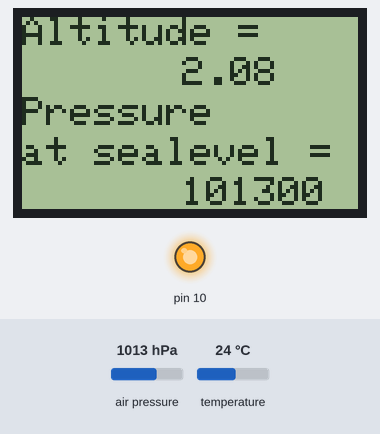
The sketch below on a simulated Arduino Uno, built with avr-gcc and run on an emulated ATmega328P. Shown: 84×48 one-colour display, output pins drawn as LEDs (lit = HIGH). The inputs (shaded band) are chosen by the test bench; at power-on: air pressure 1013 hPa, temperature 24 °C.

Above: at 1.8 s.
1.9 s: air pressure set to 952 hPa
At 2.7 s:
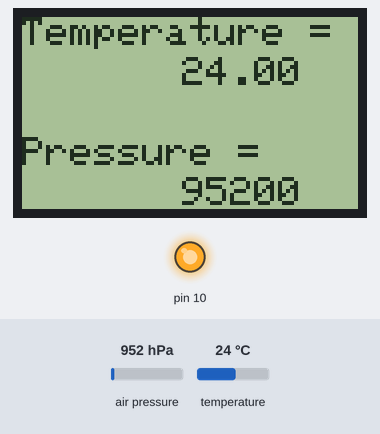
7.9 s: temperature set to 12 °C
At 9.0 s:
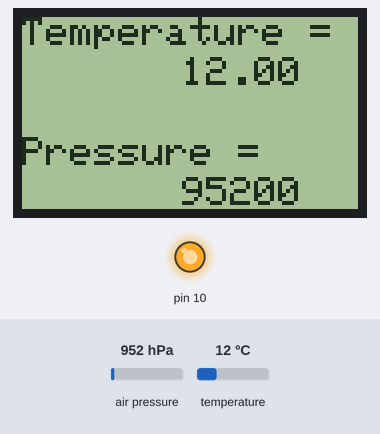
10.7 s: air pressure set to 975 hPa
At 11.8 s:
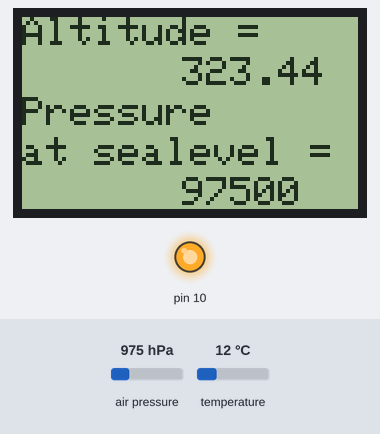
13.8 s: temperature set to 19 °C
At 15.1 s:
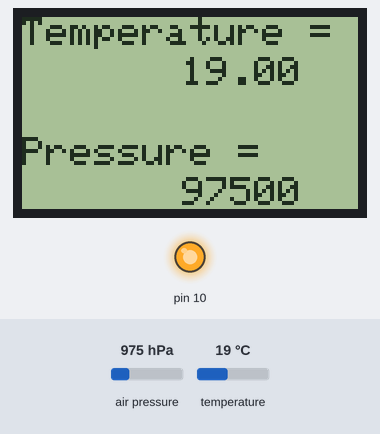
Timing chart, 0 to 16.8 s (numbered marks = the images above; inputs shaded):
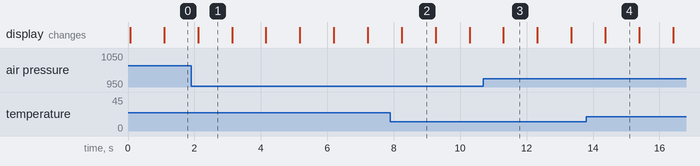

The sketch:

14.ino
```cpp
// 10K Ohm potentiometer on A0
#include <SPI.h>
#include <Wire.h>
#include <Adafruit_BMP085.h>
#include <Adafruit_GFX.h>
#include <Adafruit_PCD8544.h>

//   PINS                                   CLK, DIN, DC, CE, RST
Adafruit_PCD8544 display = Adafruit_PCD8544(7,   6,   5,  4,  3);

Adafruit_BMP085 bmp;

void setup()   {
  SPI.begin();
  Wire.begin();
  bmp.begin();
  Serial.begin(9600);
  display.begin();      // Initialise display
  int con = 55;         // Change up or down by 1 to get
  int bias = 4;         // the best settings for your display
  display.setBias(bias);
  display.setContrast(con);
  display.clearDisplay();
  display.setCursor(0,5);
  display.println("Project Turkey");
  display.setCursor(0,15);
  display.print("BMP180");
  display.setCursor(17,40);
  display.print("Weather");
  display.display();  // Static parts of screen written at this point
}
// ++++++++++++Main Loop ++++++++++++++
void loop() {
  display.clearDisplay();
  display.setCursor(0,0);
  display.println("Temperature =");
  display.setCursor(40,10);
  display.println(bmp.readTemperature());

  display.setCursor(0,30);
  display.println("Pressure =");
  display.setCursor(40,40);
  display.println(bmp.readPressure());

  display.display();
  delay(1000);

  display.clearDisplay();
  display.setCursor(0,0);
  display.println("Altitude =");
  display.setCursor(40,10);
  display.println(bmp.readAltitude());

  display.setCursor(0,20);
  display.println("Pressure");
  display.setCursor(0,30);
  display.println("at sealevel =");
  display.setCursor(40,40);
  display.println(bmp.readSealevelPressure());

  display.display();
  delay(1000);
}
```

Measured:
- after the input at 1.9 s, the display: changes after 0.21 s (image 1)
- after the input at 7.9 s, the display: changes after 0.34 s (image 2)
- after the input at 10.7 s, the display: changes after 0.60 s (image 3)
- after the input at 13.8 s, the display: changes after 0.57 s (image 4)
- what the display in image 1 shows lasts 1.0 s, from 2.1 s to 3.1 s
